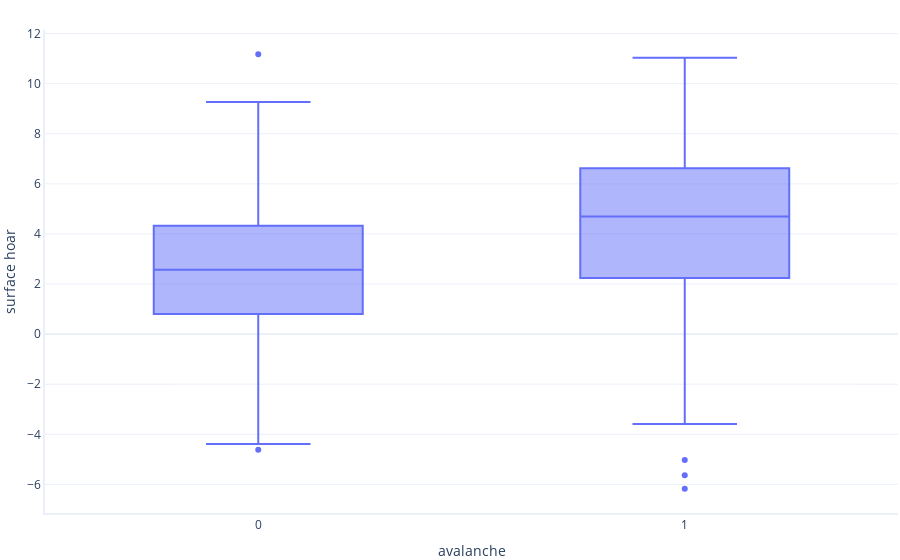
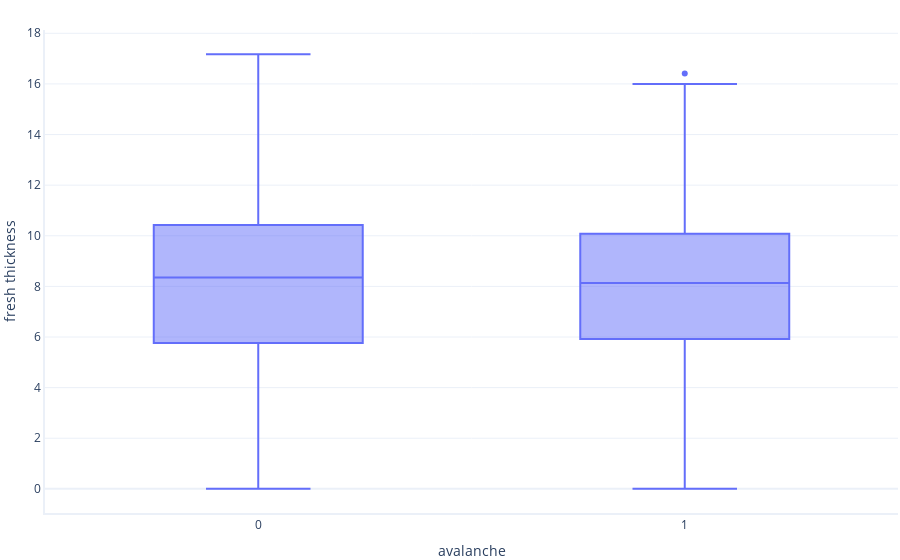
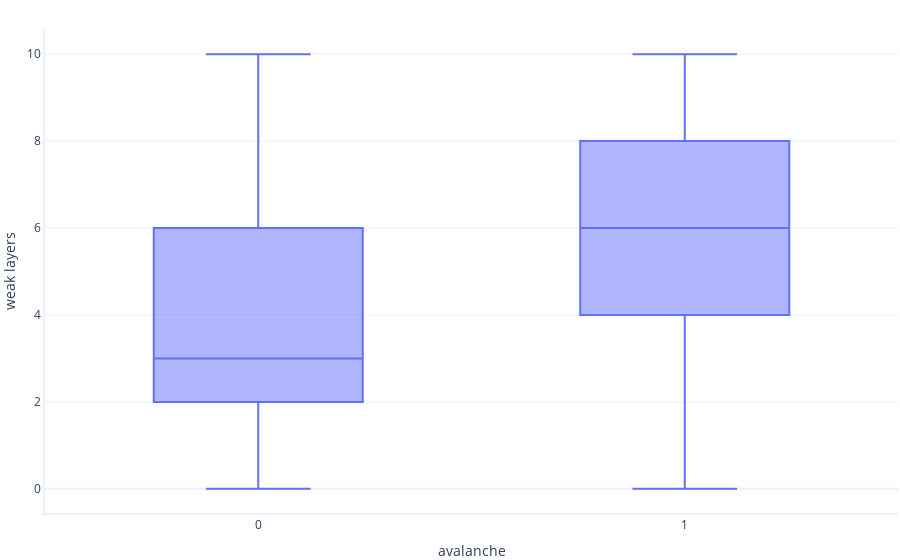
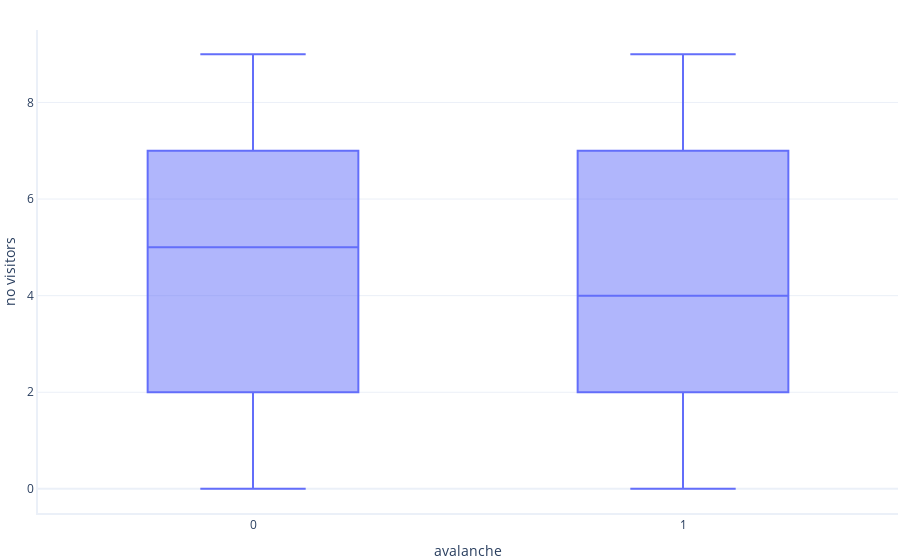

Write notebook code for charts like these, in order.
### Code cell
graphing.box_and_whisker(dataset, label_x="avalanche", label_y="surface_hoar", show=True)
graphing.box_and_whisker(dataset, label_x="avalanche", label_y="fresh_thickness", show=True)
graphing.box_and_whisker(dataset, label_x="avalanche", label_y="weak_layers", show=True)
graphing.box_and_whisker(dataset, label_x="avalanche", label_y="no_visitors")

### Figure 1 — Plotly figure (JSON) as saved in the notebook; plotly's stock layout.template omitted (floating-point values rounded to 4 significant figures; data arrays with more than 128 entries replaced by an {"elided": "..."} marker saying what was removed)
{"data": [{"alignmentgroup": "True", "hovertemplate": "avalanche=%{x}<br>surface hoar=%{y}<extra></extra>", "legendgroup": "", "marker": {"color": "#636efa"}, "name": "", "notched": false, "offsetgroup": "", "orientation": "v", "showlegend": false, "type": "box", "x": {"elided": "1095 int values"}, "x0": " ", "xaxis": "x", "y": {"elided": "1095 float values"}, "y0": " ", "yaxis": "y"}], "layout": {"boxmode": "group", "legend": {"tracegroupgap": 0}, "xaxis": {"anchor": "y", "domain": [0, 1], "title": {"text": "avalanche"}}, "yaxis": {"anchor": "x", "domain": [0, 1], "title": {"text": "surface hoar"}}}}

### Figure 2 — Plotly figure (JSON) as saved in the notebook; plotly's stock layout.template omitted (floating-point values rounded to 4 significant figures; data arrays with more than 128 entries replaced by an {"elided": "..."} marker saying what was removed)
{"data": [{"alignmentgroup": "True", "hovertemplate": "avalanche=%{x}<br>fresh thickness=%{y}<extra></extra>", "legendgroup": "", "marker": {"color": "#636efa"}, "name": "", "notched": false, "offsetgroup": "", "orientation": "v", "showlegend": false, "type": "box", "x": {"elided": "1095 int values"}, "x0": " ", "xaxis": "x", "y": {"elided": "1095 float values"}, "y0": " ", "yaxis": "y"}], "layout": {"boxmode": "group", "legend": {"tracegroupgap": 0}, "xaxis": {"anchor": "y", "domain": [0, 1], "title": {"text": "avalanche"}}, "yaxis": {"anchor": "x", "domain": [0, 1], "title": {"text": "fresh thickness"}}}}

### Figure 3 — Plotly figure (JSON) as saved in the notebook; plotly's stock layout.template omitted (floating-point values rounded to 4 significant figures; data arrays with more than 128 entries replaced by an {"elided": "..."} marker saying what was removed)
{"data": [{"alignmentgroup": "True", "hovertemplate": "avalanche=%{x}<br>weak layers=%{y}<extra></extra>", "legendgroup": "", "marker": {"color": "#636efa"}, "name": "", "notched": false, "offsetgroup": "", "orientation": "v", "showlegend": false, "type": "box", "x": {"elided": "1095 int values"}, "x0": " ", "xaxis": "x", "y": {"elided": "1095 int values"}, "y0": " ", "yaxis": "y"}], "layout": {"boxmode": "group", "legend": {"tracegroupgap": 0}, "xaxis": {"anchor": "y", "domain": [0, 1], "title": {"text": "avalanche"}}, "yaxis": {"anchor": "x", "domain": [0, 1], "title": {"text": "weak layers"}}}}

### Figure 4 — Plotly figure (JSON) as saved in the notebook; plotly's stock layout.template omitted (floating-point values rounded to 4 significant figures; data arrays with more than 128 entries replaced by an {"elided": "..."} marker saying what was removed)
{"data": [{"alignmentgroup": "True", "hovertemplate": "avalanche=%{x}<br>no visitors=%{y}<extra></extra>", "legendgroup": "", "marker": {"color": "#636efa"}, "name": "", "notched": false, "offsetgroup": "", "orientation": "v", "showlegend": false, "type": "box", "x": {"elided": "1095 int values"}, "x0": " ", "xaxis": "x", "y": {"elided": "1095 int values"}, "y0": " ", "yaxis": "y"}], "layout": {"boxmode": "group", "legend": {"tracegroupgap": 0}, "xaxis": {"anchor": "y", "domain": [0, 1], "title": {"text": "avalanche"}}, "yaxis": {"anchor": "x", "domain": [0, 1], "title": {"text": "no visitors"}}}}
